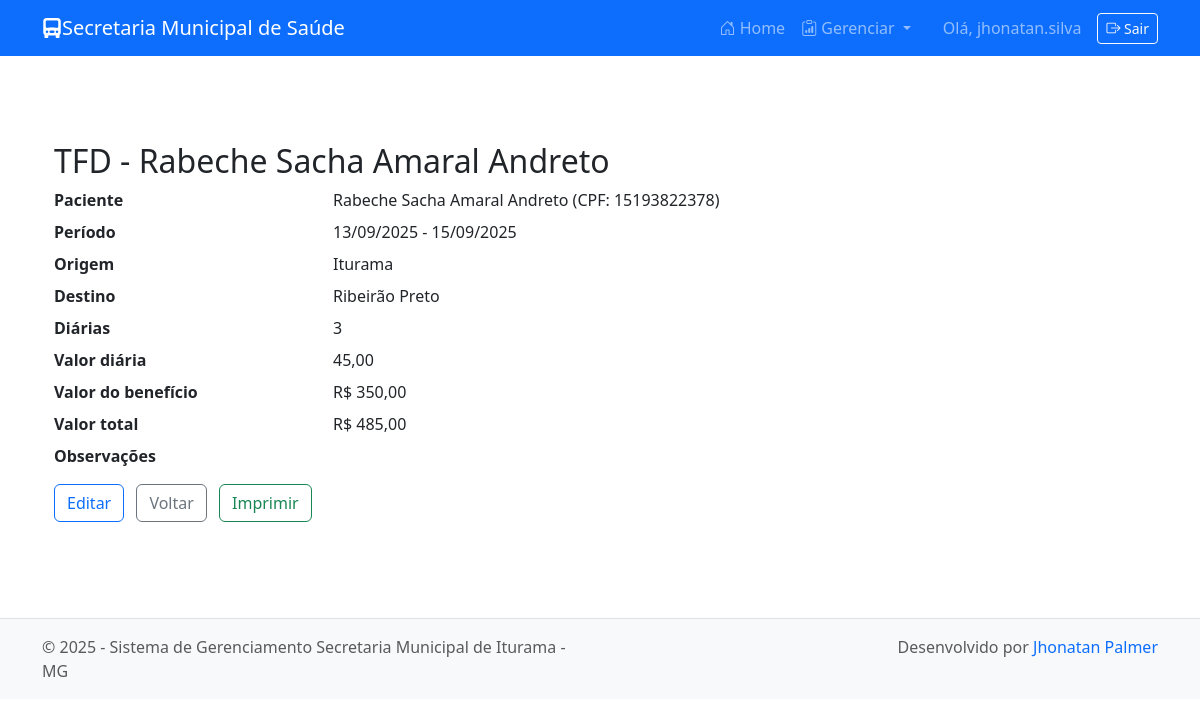
Page /tfd/5/ (signed in) on the earlier database version.
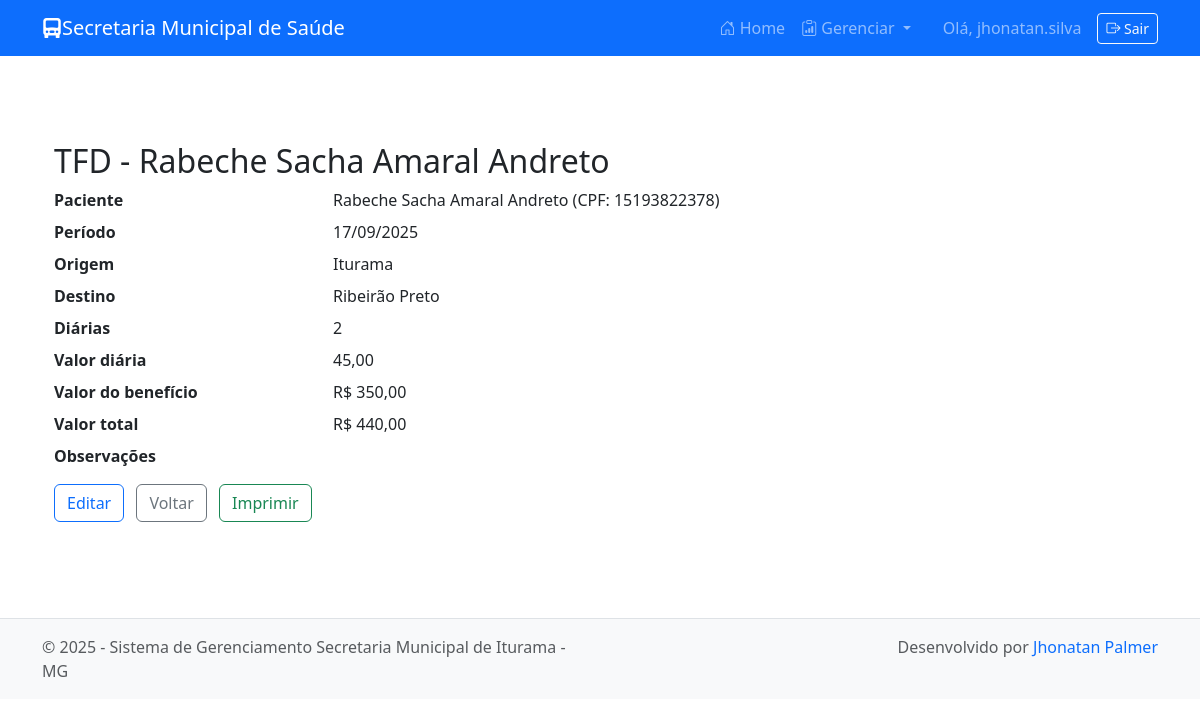
Same page on the later database version.
### tfd/models.py (models this page shows, shortened)
class TFD(models.Model):
	paciente = models.ForeignKey(
		'pacientes.Paciente', on_delete=models.SET_NULL, null=True, blank=True,
		help_text='Opcional: vincular a um paciente já cadastrado')
	paciente_nome = models.CharField('Nome do paciente', max_length=150)
	paciente_cpf = models.CharField('CPF', max_length=14, blank=True, null=True)
	paciente_cns = models.CharField('CNS', max_length=20, blank=True, null=True)
	paciente_endereco = models.TextField('Endereço', max_length=300, blank=True)
	paciente_telefone = models.CharField('Telefone', max_length=30, blank=True)
	cidade_origem = models.CharField('Cidade de origem', max_length=100, default='Iturama', editable=False)
	cidade_destino = models.CharField('Cidade de destino', max_length=150, blank=True)
	data_inicio = models.DateField('Data início', null=True, blank=True)
	data_fim = models.DateField('Data fim', null=True, blank=True)
	numero_diarias = models.PositiveIntegerField('Número de diárias', default=1)
	valor_diaria = models.DecimalField('Valor da diária', max_digits=10, decimal_places=2)
	valor_beneficio = models.DecimalField('Valor do benefício', max_digits=12, decimal_places=2, default=0)
	valor_total = models.DecimalField('Valor total', max_digits=12, decimal_places=2)
	observacoes = models.TextField('Observações', blank=True)
	criado_em = models.DateTimeField(auto_now_add=True)
	atualizado_em = models.DateTimeField(auto_now=True)
	class Meta:
		verbose_name = 'TFD'
		verbose_name_plural = 'TFD'
		ordering = ['-data_inicio', '-criado_em']

### pacientes/models.py (models this page shows, shortened)
class Paciente(models.Model):
    nome = models.CharField(max_length=150)
    cpf = models.CharField(max_length=11, blank=True, null=True, unique=True, validators=[validate_cpf])
    cns = models.CharField(max_length=15, blank=True, null=True)
    data_nascimento = models.DateField()
    endereco = models.TextField(max_length=30)
    telefone = models.CharField(max_length=20, blank=True)

### tfd/views.py (the view)
# urls.py: path('<int:pk>/', views.TFDDetailView.as_view(), name='tfd-detail'),  # detalhe
class TFDDetailView(LoginRequiredMixin, DetailView):
    login_url = '/accounts/login/'
    model = TFD
    template_name = 'tfd/tfd_detail.html'
    context_object_name = 'tfd'

### tfd/templatetags/currency_filters.py (called while the page is built)
@register.filter
def br_currency(value):
    try:
        v = float(value)
    except Exception:
        return value
    s = f"{v:,.2f}"
    s = s.replace(',', 'X').replace('.', ',').replace('X', '.')
    return f"R$ {s}"

### tfd/templates/tfd/tfd_detail.html (shortened to what this page needs)
{% extends 'base.html' %}
{% load currency_filters %}
{% block content %}
<div class="container py-5">
    <h2>TFD - {% if tfd.paciente %}{{ tfd.paciente.nome }}{% else %}{{ tfd.paciente_nome }}{% endif %}</h2>
    <dl class="row">
        <dt class="col-sm-3">Paciente</dt>
    <dd class="col-sm-9">{% if tfd.paciente %}{{ tfd.paciente.nome }} (CPF: {{ tfd.paciente.cpf }}){% else %}{{ tfd.paciente_nome }} (CPF: {{ tfd.paciente_cpf }}){% endif %}</dd>
        <dt class="col-sm-3">Período</dt>
        <dd class="col-sm-9">
            {% if tfd.data_inicio %}{{ tfd.data_inicio|date:"d/m/Y" }}{% else %}—{% endif %}
            {% if tfd.data_fim and tfd.data_fim != tfd.data_inicio %} - {{ tfd.data_fim|date:"d/m/Y" }}{% endif %}
        </dd>
    <dt class="col-sm-3">Origem</dt>
    <dd class="col-sm-9">{{ tfd.cidade_origem }}</dd>
    <dt class="col-sm-3">Destino</dt>
    <dd class="col-sm-9">{{ tfd.cidade_destino }}</dd>
        <dt class="col-sm-3">Diárias</dt>
        <dd class="col-sm-9">{{ tfd.numero_diarias }}</dd>
        <dt class="col-sm-3">Valor diária</dt>
        <dd class="col-sm-9">{{ tfd.valor_diaria }}</dd>
        <dt class="col-sm-3">Valor do benefício</dt>
    <dd class="col-sm-9">{{ tfd.valor_beneficio|br_currency }}</dd>
        <dt class="col-sm-3">Valor total</dt>
    <dd class="col-sm-9">{{ tfd.valor_total|br_currency }}</dd>
        <dt class="col-sm-3">Observações</dt>
        <dd class="col-sm-9">{{ tfd.observacoes|linebreaks }}</dd>
    </dl>
    <a href="{% url 'tfd-edit' tfd.pk %}" class="btn btn-outline-primary">Editar</a>
    <a href="{% url 'tfd-list' %}" class="btn btn-outline-secondary ms-2">Voltar</a>
    <a href="{% url 'tfd-print' tfd.pk %}" target="_blank" class="btn btn-outline-success ms-2">Imprimir</a>
</div>
{% endblock %}

Differences in the rows shown:
changed TFD "Iturama": data_inicio "13/09/2025" → "17/09/2025"; numero_diarias "3" → "2"; valor_total|br_currency "R$ 485,00" → "R$ 440,00"; data_fim "15/09/2025" → (not shown)
